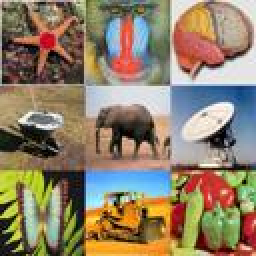
%> input picture Big Image/Small_Image.jpg, 128 x 128 px (shown 2 times larger)
$ octave pepper_and_salt_noise.m   (GNU Octave 9; MATLAB toolbox functions it lacks are replaced by stand-ins)
%> lines starting %> are read from the running program, lines starting %| are printed output that depends on the picture
clear;
% [18 lines of commented-out code are left out]


img3 = imread('Small_Image.jpg'); % Read image
%> img3 is the input picture: size 128x128x3 uint8; mean R, G, B 143.5, 128.2, 104.8
jjj = imnoise(img3, 'salt & pepper', 0.05);
 %figure
 imshow(jjj);
 imwrite(jjj,'Small_Image_SP05.jpg');


img3 = imread('Small_Image.jpg'); % Read image
jjj = imnoise(img3, 'salt & pepper', 0.1);
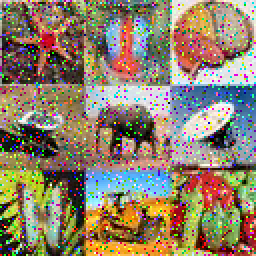
%> jjj: size 128x128x3 uint8 (shown 2 times larger); mean R, G, B 142.2, 128.5, 107
imwrite(jjj,'Small_Image_SP1.jpg');


img3 = imread('Small_Image.jpg'); % Read image
jjj = imnoise(img3, 'salt & pepper', 0.2);
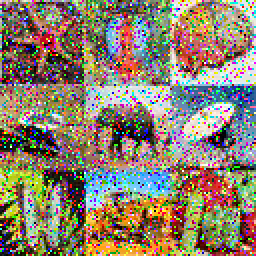
%> jjj: size 128x128x3 uint8 (shown 2 times larger); mean R, G, B 140.4, 128, 109.7
imwrite(jjj,'Small_Image_SP2.jpg');


img3 = imread('Small_Image.jpg'); % Read image
jjj = imnoise(img3, 'salt & pepper', 0.25);
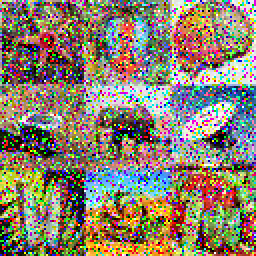
%> jjj: size 128x128x3 uint8 (shown 2 times larger); mean R, G, B 138.1, 127.8, 110.2
imwrite(jjj,'Small_Image_SP25.jpg');


img3 = imread('Small_Image.jpg'); % Read image
jjj = imnoise(img3, 'salt & pepper', 0.3);
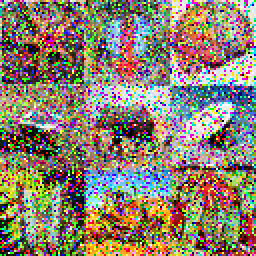
%> jjj: size 128x128x3 uint8 (shown 2 times larger); mean R, G, B 138.8, 127.9, 111.3
imwrite(jjj,'Small_Image_SP3.jpg');


img3 = imread('Small_Image.jpg'); % Read image
jjj = imnoise(img3, 'salt & pepper', 0.35);
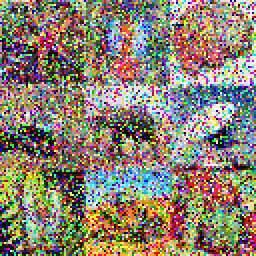
%> jjj: size 128x128x3 uint8 (shown 2 times larger); mean R, G, B 138.7, 128.6, 112.4
imwrite(jjj,'Small_Image_SP35.jpg');


img3 = imread('Small_Image.jpg'); % Read image
jjj = imnoise(img3, 'salt & pepper', 0.4);
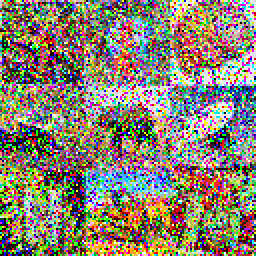
%> jjj: size 128x128x3 uint8 (shown 2 times larger); mean R, G, B 137.5, 129.1, 113.7
imwrite(jjj,'Small_Image_SP4.jpg');


img3 = imread('Small_Image.jpg'); % Read image
jjj = imnoise(img3, 'salt & pepper', 0.45);
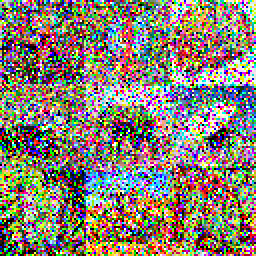
%> jjj: size 128x128x3 uint8 (shown 2 times larger); mean R, G, B 135.8, 127.7, 115.4
imwrite(jjj,'Small_Image_SP45.jpg');

$ run again, with Big Image/1.tiff saved as Big Image/Small_Image.jpg
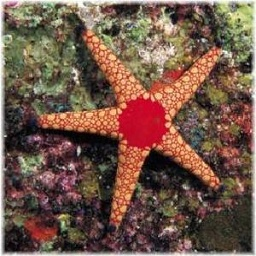
%> input picture Big Image/1.tiff, 256 x 256 px
%> img3 is the input picture: size 256x256x3 uint8; mean R, G, B 114.7, 87.5, 73.5
%> `jjj = imnoise(img3, 'salt & pepper', 0.4);`:
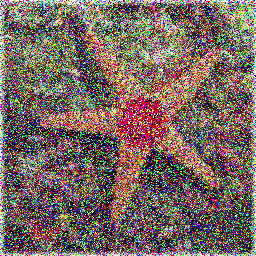
%> jjj: size 256x256x3 uint8; mean R, G, B 119.7, 102.9, 94.9
%> `jjj = imnoise(img3, 'salt & pepper', 0.45);`:
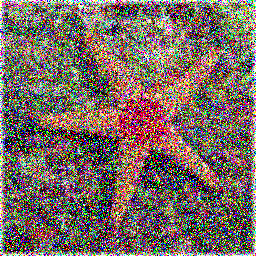
%> jjj: size 256x256x3 uint8; mean R, G, B 120.6, 105.7, 98.6

$ run again, with Big Image/10.tiff saved as Big Image/Small_Image.jpg
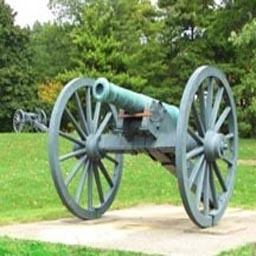
%> input picture Big Image/10.tiff, 256 x 256 px
%> img3 is the input picture: size 256x256x3 uint8; mean R, G, B 131, 152.5, 109.3
%> `jjj = imnoise(img3, 'salt & pepper', 0.4);`:
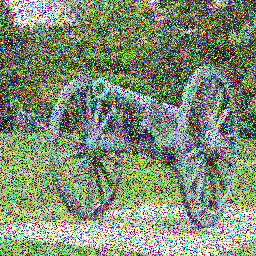
%> jjj: size 256x256x3 uint8; mean R, G, B 129.2, 142, 116.3
%> `jjj = imnoise(img3, 'salt & pepper', 0.45);`:
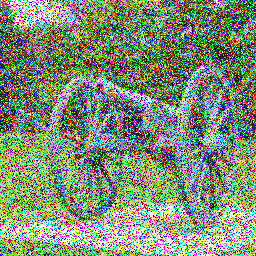
%> jjj: size 256x256x3 uint8; mean R, G, B 129.6, 141.6, 118.3

$ run again, with Big Image/2.tiff saved as Big Image/Small_Image.jpg
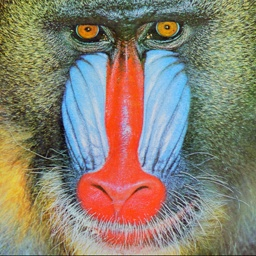
%> input picture Big Image/2.tiff, 256 x 256 px
%> img3 is the input picture: size 256x256x3 uint8; mean R, G, B 137.4, 128.9, 113.2
%> `jjj = imnoise(img3, 'salt & pepper', 0.45);`:
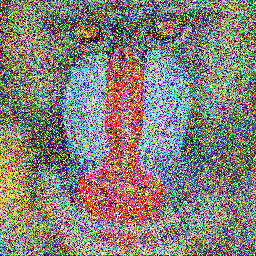
%> jjj: size 256x256x3 uint8; mean R, G, B 133.1, 128.6, 120.4
